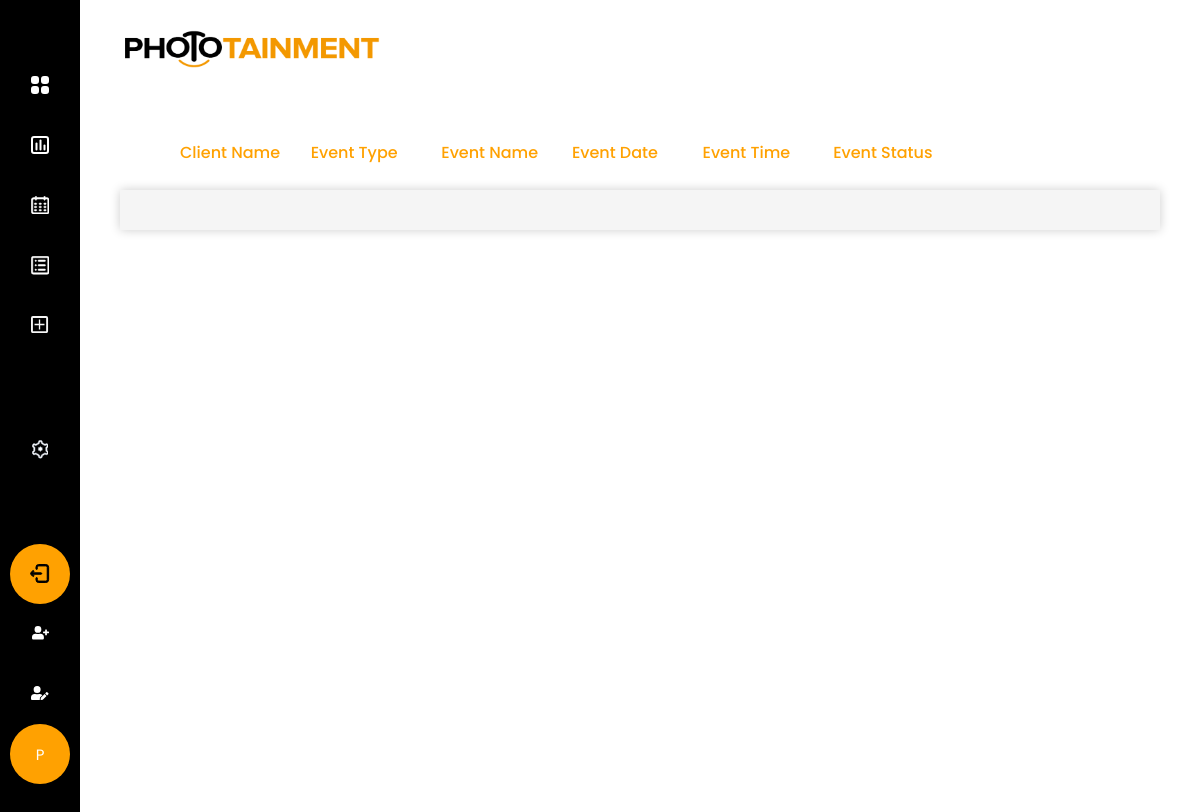
Before: /phototainment/upcoming-events (signed in) with the older database file.
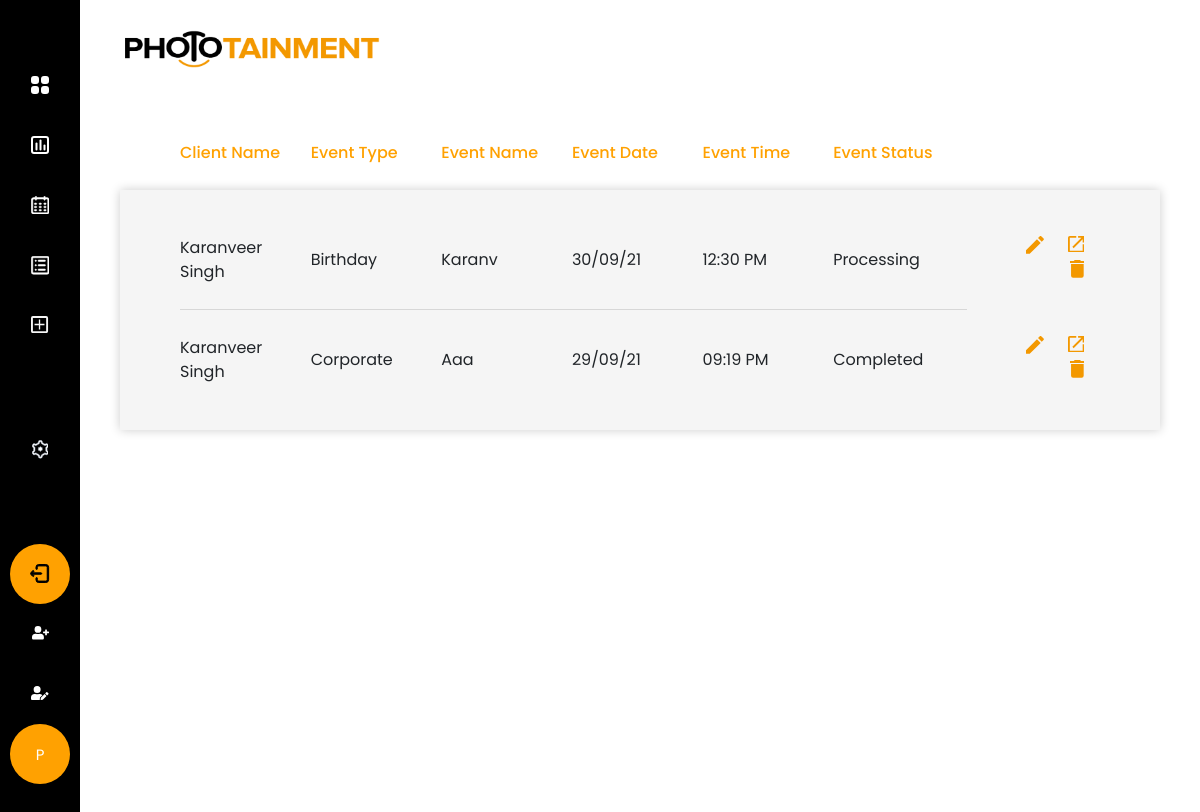
After: the same page with the newer database file.
### app/models.py (models this page shows)
class Event(db.Model):
    __tablename__ = "event_booking"
    booking_id = db.Column(db.Integer, primary_key=True)
    event_name = db.Column(db.String(50), nullable=True)
    lead_date = db.Column(db.DateTime, nullable=False)
    event_date = db.Column(db.DateTime, nullable=False)
    duration = db.Column(db.Time, nullable=False)
    start_time = db.Column(db.Time, nullable=False)
    additional_information = db.Column(db.String(200), nullable=True)
    contacts = relationship("BookingContacts", back_populates="booking")
    comment = relationship("Comment", back_populates="booking")
    venue_id = db.Column(db.Integer, db.ForeignKey("event_venue.venue_id"), nullable=True)
    venue = relationship("EventVenue", back_populates="booking")
    user_id = db.Column(db.Integer, db.ForeignKey("user.id"), nullable=False)
    user = relationship("User", back_populates="events")
    type_id = db.Column(db.Integer, db.ForeignKey("event_type.type_id"), nullable=False)
    type = relationship("EventType", back_populates="events")
    status_id = db.Column(db.Integer, db.ForeignKey("event_status.status_id"), nullable=False)
    status = relationship("EventStatus", back_populates="events")
    client_id = db.Column(db.Integer, db.ForeignKey("client.client_id"), nullable=False)
    client = relationship("Client", back_populates="events")

class Client(db.Model):
    __tablename__ = "client"
    client_id = db.Column(db.Integer, primary_key=True)
    client_first_name = db.Column(db.String(50), nullable=False)
    client_last_name = db.Column(db.String(50), nullable=False)
    client_email = db.Column(db.String(50), nullable=False)
    company_name = db.Column(db.String(50), nullable=False)
    primary_contact = db.Column(db.String(10), nullable=False)
    events = relationship("Event", back_populates="client")

class EventType(db.Model):
    __tablename__ = "event_type"
    type_id = db.Column(db.Integer, primary_key=True)
    event_type = db.Column(db.String(50), unique=True, nullable=False)
    events = relationship("Event", back_populates="type")

class EventStatus(db.Model):
    __tablename__ = "event_status"
    status_id = db.Column(db.Integer, primary_key=True)
    status = db.Column(db.String(50), unique=True, nullable=False)
    events = relationship("Event", back_populates="status")

### app/phototainment/views.py (the view)
@custom_bp.route('/upcoming-events', )
@login_required
@employee
def upcoming_events():
    events = db.session.query(Event, Client.client_first_name, Client.client_last_name, Client.client_email,
                              Client.primary_contact, ).select_from(Event, Client).join(Client)
    filtered_event = [event for event in events if event[0].event_date - datetime.now() < timedelta(days=30) and event[
        0].event_date - datetime.now() > timedelta(days=0, minutes=0, seconds=0)]
    return render_template('upcoming-events.html', filtered_events=filtered_event)

### app/models.py (called while the page is built)
@login_manager.user_loader
def load_user(user_id):
    return User.query.get(int(user_id))

### app/privilege.py (called while the page is built)
def employee(f):
    @wraps(f)
    def decorator_function(*args, **kwargs):
        if current_user.role_id == 2 or current_user.role_id == 1:
            return f(*args, **kwargs)
        else:
            return abort(403)
    return decorator_function

### app/phototainment/templates/upcoming-events.html (shortened to what this page needs)
{% extends 'base.html' %}
{% block navbar %}{% include 'sidebar.html' %}{% endblock %}
{% block content %}
<div class="events">
    {% include 'events-table.html' %}
</div>
{% endblock %}

### app/phototainment/templates/events-table.html (shortened to what this page needs)
<div class="row m-0">
        <ul class="table-main">
            <li class="table-head">
                <ul class="table-row">
                    <li class="table-item">Client Name</li>
                    <li class="table-item">Event Type</li>
                    <li class="table-item">Event Name</li>
                    <li class="table-item">Event Date</li>
                    <li class="table-item">Event Time</li>
                    <li class="table-item">Event Status</li>
                    <li></li>
                </ul>
            </li>
            <li class="table-body">
                {% for event in filtered_events %}
                <ul class="table-row">
                    <li class="table-item">{{event.client_first_name.title()}} {{event.client_last_name.title()}}</li>
                    <li class="table-item">{{event[0].type.event_type.title()}}</li>
                    <li class="table-item">{{event[0].event_name.title()}}</li>
                    <li class="table-item">{{event[0].event_date.strftime("%d/%m/%y")|safe}}</li>
                    <li class="table-item">{{event[0].event_date.strftime("%I:%M %p")|safe}}</li>
                    <li class="table-item">{{event[0].status.status.title()}}</li>
                    <li class="table-item manage-table-data">
                        <a class="btn btn-dark edit-btn"
                           href="{{ url_for('phototainment.edit_event', booking_id=event[0].booking_id) }}">
                        </a>
                        <a class="open-btn" target="_blank" href="{{url_for('phototainment.view_booking', booking_id = event[0].booking_id)}}">
                        </a>
                        <button class="btn btn-primary delete-btn"
                                onclick="deleteEvent('{{ url_for('phototainment.delete_event', booking_id=event.booking_id) }}')">
                        </button>
                    </li>
                </ul>
                {% endfor %}
            </li>
        </ul>
    </div>

Changed rows visible on the page:
now on this page (row edited): Event: client_first_name "Karanveer", client_last_name "Singh", event_type "Birthday", event_name "Karanv", event_date "30/09/21", event_date "12:30 PM", status "Processing"
now on this page (row edited): Event: client_first_name "Karanveer", client_last_name "Singh", event_type "Corporate", event_name "Aaa", event_date "29/09/21", event_date "09:19 PM", status "Completed"
